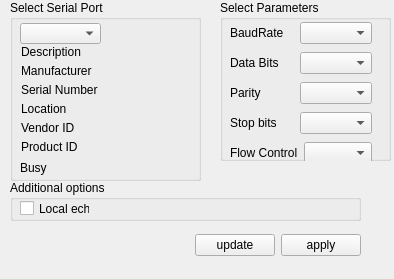
<?xml version="1.0" encoding="UTF-8"?>
<ui version="4.0">
 <class>SettingsDialog</class>
 <widget class="QWidget" name="SettingsDialog">
  <property name="geometry">
   <rect>
    <x>0</x>
    <y>0</y>
    <width>394</width>
    <height>279</height>
   </rect>
  </property>
  <property name="windowTitle">
   <string>Configure to serial port</string>
  </property>
  <widget class="QGroupBox" name="selectBox">
   <property name="geometry">
    <rect>
     <x>10</x>
     <y>0</y>
     <width>191</width>
     <height>181</height>
    </rect>
   </property>
   <property name="title">
    <string>Select Serial Port</string>
   </property>
   <widget class="QLabel" name="descriptionLabel">
    <property name="geometry">
     <rect>
      <x>11</x>
      <y>44</y>
      <width>171</width>
      <height>16</height>
     </rect>
    </property>
    <property name="maximumSize">
     <size>
      <width>171</width>
      <height>16777215</height>
     </size>
    </property>
    <property name="text">
     <string>Description</string>
    </property>
   </widget>
   <widget class="QLabel" name="manufacturerLabel">
    <property name="geometry">
     <rect>
      <x>11</x>
      <y>63</y>
      <width>181</width>
      <height>16</height>
     </rect>
    </property>
    <property name="maximumSize">
     <size>
      <width>181</width>
      <height>16777215</height>
     </size>
    </property>
    <property name="text">
     <string>Manufacturer</string>
    </property>
   </widget>
   <widget class="QLabel" name="serialNumberLabel">
    <property name="geometry">
     <rect>
      <x>11</x>
      <y>82</y>
      <width>171</width>
      <height>16</height>
     </rect>
    </property>
    <property name="maximumSize">
     <size>
      <width>171</width>
      <height>16777215</height>
     </size>
    </property>
    <property name="text">
     <string>Serial Number</string>
    </property>
   </widget>
   <widget class="QLabel" name="locationLabel">
    <property name="geometry">
     <rect>
      <x>11</x>
      <y>101</y>
      <width>171</width>
      <height>16</height>
     </rect>
    </property>
    <property name="maximumSize">
     <size>
      <width>171</width>
      <height>16777215</height>
     </size>
    </property>
    <property name="text">
     <string>Location</string>
    </property>
   </widget>
   <widget class="QLabel" name="vidLabel">
    <property name="geometry">
     <rect>
      <x>11</x>
      <y>120</y>
      <width>131</width>
      <height>16</height>
     </rect>
    </property>
    <property name="sizePolicy">
     <sizepolicy hsizetype="Preferred" vsizetype="Preferred">
      <horstretch>0</horstretch>
      <verstretch>0</verstretch>
     </sizepolicy>
    </property>
    <property name="maximumSize">
     <size>
      <width>131</width>
      <height>16</height>
     </size>
    </property>
    <property name="text">
     <string>Vendor ID</string>
    </property>
   </widget>
   <widget class="QLabel" name="pidLabel">
    <property name="geometry">
     <rect>
      <x>11</x>
      <y>139</y>
      <width>171</width>
      <height>16</height>
     </rect>
    </property>
    <property name="maximumSize">
     <size>
      <width>171</width>
      <height>16777215</height>
     </size>
    </property>
    <property name="text">
     <string>Product ID</string>
    </property>
   </widget>
   <widget class="QComboBox" name="serialPortInfoBox">
    <property name="geometry">
     <rect>
      <x>10</x>
      <y>23</y>
      <width>81</width>
      <height>21</height>
     </rect>
    </property>
    <property name="minimumSize">
     <size>
      <width>69</width>
      <height>0</height>
     </size>
    </property>
   </widget>
   <widget class="QLabel" name="busyLabel">
    <property name="geometry">
     <rect>
      <x>10</x>
      <y>160</y>
      <width>181</width>
      <height>16</height>
     </rect>
    </property>
    <property name="text">
     <string>Busy</string>
    </property>
   </widget>
  </widget>
  <widget class="QGroupBox" name="parametersBox">
   <property name="geometry">
    <rect>
     <x>220</x>
     <y>0</y>
     <width>171</width>
     <height>161</height>
    </rect>
   </property>
   <property name="title">
    <string>Select Parameters</string>
   </property>
   <widget class="QWidget" name="layoutWidget">
    <property name="geometry">
     <rect>
      <x>10</x>
      <y>20</y>
      <width>142</width>
      <height>146</height>
     </rect>
    </property>
    <layout class="QVBoxLayout" name="verticalLayout_2">
     <item>
      <layout class="QHBoxLayout" name="horizontalLayout">
       <item>
        <widget class="QLabel" name="baudRateLabel">
         <property name="text">
          <string>BaudRate</string>
         </property>
        </widget>
       </item>
       <item>
        <widget class="QComboBox" name="baudRateBox"/>
       </item>
      </layout>
     </item>
     <item>
      <layout class="QHBoxLayout" name="horizontalLayout_2">
       <item>
        <widget class="QLabel" name="dataBitsLabel">
         <property name="text">
          <string>Data Bits</string>
         </property>
        </widget>
       </item>
       <item>
        <widget class="QComboBox" name="dataBitsBox"/>
       </item>
      </layout>
     </item>
     <item>
      <layout class="QHBoxLayout" name="horizontalLayout_3">
       <item>
        <widget class="QLabel" name="parityLabel">
         <property name="text">
          <string>Parity</string>
         </property>
        </widget>
       </item>
       <item>
        <widget class="QComboBox" name="parityBox"/>
       </item>
      </layout>
     </item>
     <item>
      <layout class="QHBoxLayout" name="horizontalLayout_4">
       <item>
        <widget class="QLabel" name="stopBitsLabel">
         <property name="text">
          <string>Stop bits</string>
         </property>
        </widget>
       </item>
       <item>
        <widget class="QComboBox" name="stopBitsBox"/>
       </item>
      </layout>
     </item>
     <item>
      <layout class="QHBoxLayout" name="horizontalLayout_5">
       <item>
        <widget class="QLabel" name="flowControlLabel">
         <property name="text">
          <string>Flow Control</string>
         </property>
        </widget>
       </item>
       <item>
        <widget class="QComboBox" name="flowControlBox"/>
       </item>
      </layout>
     </item>
    </layout>
   </widget>
  </widget>
  <widget class="QGroupBox" name="additionalOptionsGroupBox">
   <property name="geometry">
    <rect>
     <x>10</x>
     <y>180</y>
     <width>351</width>
     <height>41</height>
    </rect>
   </property>
   <property name="title">
    <string>Additional options</string>
   </property>
   <widget class="QCheckBox" name="localEchoCheckBox">
    <property name="geometry">
     <rect>
      <x>10</x>
      <y>20</y>
      <width>70</width>
      <height>17</height>
     </rect>
    </property>
    <property name="text">
     <string>Local echo</string>
    </property>
   </widget>
  </widget>
  <widget class="QWidget" name="horizontalLayoutWidget">
   <property name="geometry">
    <rect>
     <x>10</x>
     <y>230</y>
     <width>351</width>
     <height>31</height>
    </rect>
   </property>
   <layout class="QHBoxLayout" name="horizontalLayout_6">
    <item>
     <spacer name="horizontalSpacer">
      <property name="orientation">
       <enum>Qt::Horizontal</enum>
      </property>
      <property name="sizeHint" stdset="0">
       <size>
        <width>158</width>
        <height>20</height>
       </size>
      </property>
     </spacer>
    </item>
    <item>
     <widget class="QPushButton" name="updateInfoButton">
      <property name="text">
       <string>update</string>
      </property>
     </widget>
    </item>
    <item>
     <widget class="QPushButton" name="applyButton">
      <property name="sizePolicy">
       <sizepolicy hsizetype="Preferred" vsizetype="Fixed">
        <horstretch>0</horstretch>
        <verstretch>0</verstretch>
       </sizepolicy>
      </property>
      <property name="text">
       <string>apply</string>
      </property>
     </widget>
    </item>
   </layout>
  </widget>
 </widget>
 <tabstops>
  <tabstop>dataBitsBox</tabstop>
  <tabstop>parityBox</tabstop>
  <tabstop>stopBitsBox</tabstop>
  <tabstop>flowControlBox</tabstop>
  <tabstop>localEchoCheckBox</tabstop>
  <tabstop>baudRateBox</tabstop>
  <tabstop>applyButton</tabstop>
 </tabstops>
 <resources/>
 <connections/>
</ui>
